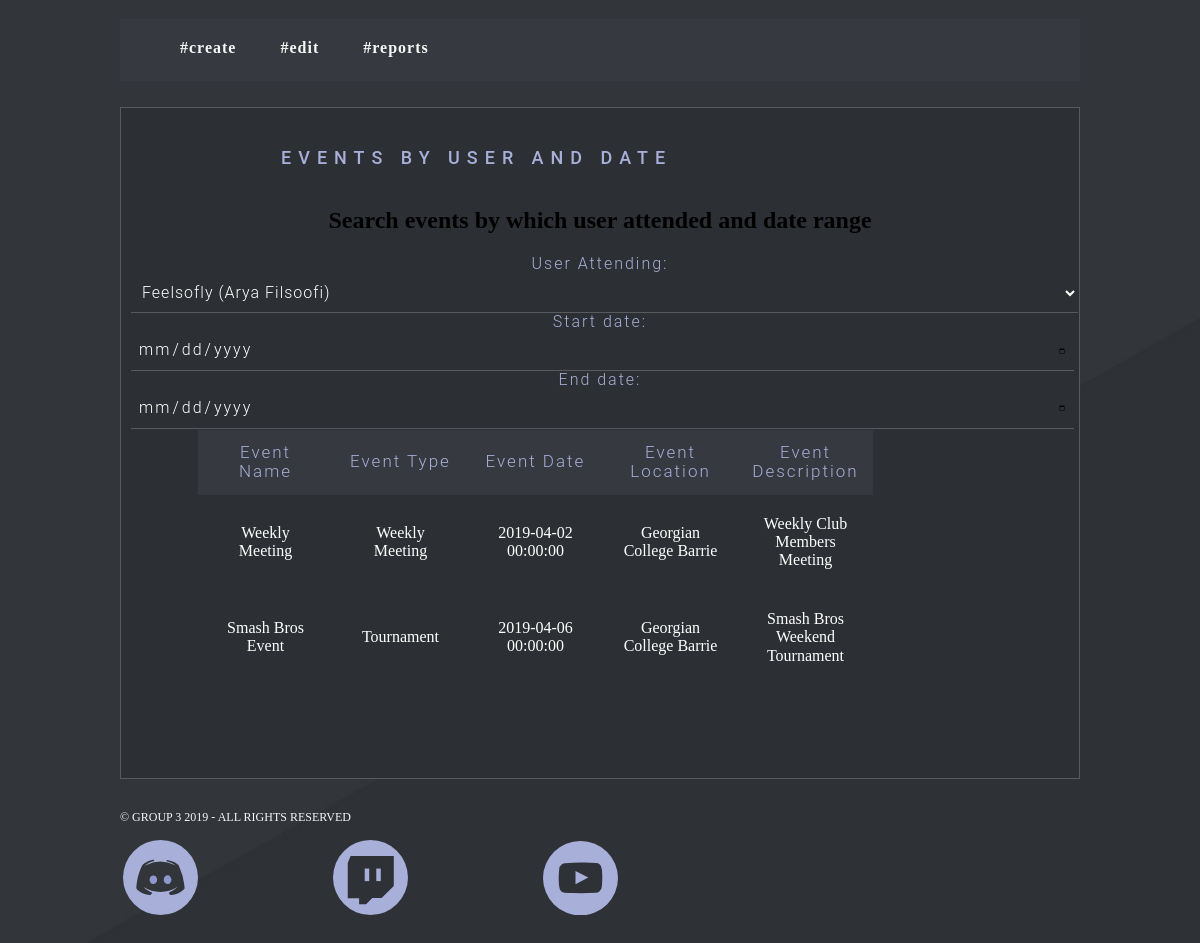
Screenshot of /view_memberevent.php with the database file from the repository.
### tables this page shows
CREATE TABLE Event (
  EventID INT(8) UNSIGNED NOT NULL AUTO_INCREMENT,
  EventName VARCHAR(64) NOT NULL,
  EventTypeID INT(8) UNSIGNED NOT NULL,
  EventDateTime DATETIME NOT NULL,
  LocationID INT(8) UNSIGNED NOT NULL,
  EventDescription VARCHAR(256) NOT NULL,
  PRIMARY KEY (EventID),
CONSTRAINT FOREIGN KEY (EventTypeID) REFERENCES EventType (EventTypeID) ON UPDATE CASCADE ON DELETE CASCADE,
CONSTRAINT FOREIGN KEY (LocationID) REFERENCES Location (LocationID) ON UPDATE CASCADE ON DELETE CASCADE
);

CREATE TABLE EventType (
  EventTypeID INT(8) UNSIGNED NOT NULL AUTO_INCREMENT,
  EventTypeName VARCHAR(32) NOT NULL ,
  PRIMARY KEY (EventTypeID)
);

CREATE TABLE Location (
  LocationID INT(8) UNSIGNED NOT NULL AUTO_INCREMENT,
  LocationName VARCHAR(32) NOT NULL,
  LocationAddress VARCHAR(64) NOT NULL,
  PRIMARY KEY (LocationID)
);

### view_memberevent.php (the view, shortened to what this page needs)
<?php
	require 'head.php';
?>
<h1>Events by User and Date</h1>
<h2>Search events by which user attended and date range</h2>
<?php
	$userId = $_GET['userId'];
	if (!$userId) {
		$userId = 1;
	}
	$startDate = $_GET['startDate'];
	$endDate = $_GET['endDate'];
	$query = true;
	echo '<label for="userId">User Attending:</label>';
	$sql = "SELECT userId, username, firstname, lastname FROM User ORDER BY userId";
	$users = mysqli_query($conn, $sql);
	echo '<select id="userId" name="userId" required>';
	while ($user = mysqli_fetch_array($users)) {
		$id = $user['userId'];
		$uname = $user['username'];
		$fname = $user['firstname'];
		$lname = $user['lastname'];
		if ($id == $userId) {
			echo '<option value="' . $id . '" selected>' . $uname . ' (' . $fname . ' ' . $lname . ')</option>';
		}
		else {
			echo '<option value="' . $id . '">' . $uname . ' (' . $fname . ' ' . $lname . ')</option>';
		}
	}
	echo '</select>';
	echo '<label for="startDate">Start date:</label>';
	echo '<input type="date" id="startDate" name="startDate" value="' . $_GET['startDate'] . '"/>';
	echo '<label for="endDate">End date:</label>';
	echo '<input type="date" id="endDate" name="endDate" value="' . $_GET['endDate'] . '"/>';
	$sql = "";
	if ($query) {
		if ($startDate && !$endDate) {
			$sql = "SELECT e.* FROM event as e INNER JOIN attendee as a WHERE a.eventid = e.eventid AND a.userid = " . $userId . " AND (e.EventDateTime) >= '" . $startDate . "' ORDER BY Date(e.EventDateTime)";
		}
		else if ($endDate && !$startDate) {
			$sql = "SELECT e.* FROM event as e INNER JOIN attendee as a WHERE a.eventid = e.eventid AND a.userid = " . $userId . " AND (e.EventDateTime) <= '" . $endDate . "' ORDER BY Date(e.EventDateTime)";
		}
		else if ($startDate && $endDate) {
			$sql = "SELECT e.* FROM event as e INNER JOIN attendee as a WHERE a.eventid = e.eventid AND a.userid = " . $userId . " AND (EventDateTime) <= '" . $endDate . "' ORDER BY Date(e.EventDateTime)";
		}
		else {
			$sql = "SELECT e.* FROM event as e INNER JOIN attendee as a WHERE a.eventid = e.eventid AND a.userid = " . $userId . " ORDER BY (e.EventDateTime)";
		}
		echo '<table><th>Event Name</th><th>Event Type</th><th>Event Date</th><th>Event Location</th><th>Event Description</th>';
		$result = mysqli_query($conn, $sql);
		while ($row = mysqli_fetch_array($result)) {
			$name = $row['EventName'];
			$type = $row['EventTypeID'];
			$types = mysqli_query($conn, "SELECT * FROM eventtype");
			while ($trow = mysqli_fetch_array($types)) {
				if ($trow['EventTypeID'] == $type) {
					$type = $trow['EventTypeName'];
				}
			}
			$time = $row['EventDateTime'];
			$location = $row['LocationID'];
			$locs = mysqli_query($conn, "SELECT * FROM location");
			while ($lrow = mysqli_fetch_array($locs)) {
				if ($lrow['LocationID'] == $location) {
					$location = $lrow['LocationName'];
				}
			}
			$description = $row['EventDescription'];
			echo '
			<tr>
				<td>' . $name . '</td>
				<td>' . $type . '</td>
				<td>' . $time . '</td>
				<td>' . $location . '</td>
				<td>' . $description . '</td>
			</tr>';
		}
		echo '</table>';
	}
require 'footer.php';
?>

### css/main.css (style rules this page uses)
body { background-image: url(../images/wallpaper.jpg); background-repeat: no-repeat; background-attachment: fixed; background-size: cover; font-size: 100%; max-width: 1500px; margin: 0 auto; scroll-behavior: smooth; display: grid; grid-template-areas: "a a a a a a" "b b b b b b" "c c c c c c"; grid-template-rows: auto; grid-template-columns: 1fr 1fr 1fr 1fr 1fr 1fr; grid-row-gap: 10px; grid-column-gap: 10px; height: auto; margin: 4% auto; width: 960px; }
h1 { font-family: 'Roboto', sans-serif; font-weight: 500; letter-spacing: 7px; font-size: 18px; padding: 3% 3% 2% 3%; margin-top: 0%; color: #a8afd9; text-transform: uppercase; text-align: left; margin-left: 13%; }
label { border: transparent; font-family: 'Roboto', sans-serif; font-weight: 300; letter-spacing: 2px; text-align: left; font-size: 16px; padding: 2px 7px; margin: 4px 0; background: transparent; color: #a8afd9; }
::placeholder { font-family: 'Roboto', sans-serif; font-weight: 300; letter-spacing: 2px; text-align: left; font-size: 16px; color: #a8afd9; }
select { outline: none; border: none; font-weight: 300; letter-spacing: 1px; text-align: left; color: #fff; background-color: transparent; padding: 9px 7px; font-family: 'Roboto', sans-serif; font-weight: 300; letter-spacing: 1px; text-align: left; font-size: 16px; width: 101%; border-bottom: 1px solid #c8c8c847; }
select option { background-color: #36393f; }
input[type=date] { outline: none; border: none; font-weight: 300; letter-spacing: 1px; text-align: left; color: #fff; background-color: transparent; padding: 9px 7px; font-family: 'Roboto', sans-serif; font-weight: 300; letter-spacing: 2px; text-align: left; font-size: 16px; width: 99%; border-bottom: 1px solid #c8c8c847; }
table { background-color: #2c2f33; width: 806px; margin: auto; padding: 0%; display: inline-grid; height: auto; }
td, th { border: 1px solid #ddd; padding: 19px; color: white; width: 95px; border: none; }
th { font-family: 'Roboto', sans-serif; font-weight: 300; letter-spacing: 2px; text-align: left; font-size: 17px; padding: 12px; color: #a8afd9; background: #36393f; outline: 1px solid #36393f; text-align: center; }

### rows the page displays
event: EventName "Weekly Meeting", EventTypeID.EventTypeName "Weekly Meeting", EventDateTime "2019-04-02 00:00:00", LocationID.LocationName "Georgian College Barrie", EventDescription "Weekly Club Members Meeting"
event: EventName "Smash Bros Event", EventTypeID.EventTypeName "Tournament", EventDateTime "2019-04-06 00:00:00", LocationID.LocationName "Georgian College Barrie", EventDescription "Smash Bros Weekend Tournament"

### other values shown
form field userId "Feelsofly (Arya Filsoofi)"
